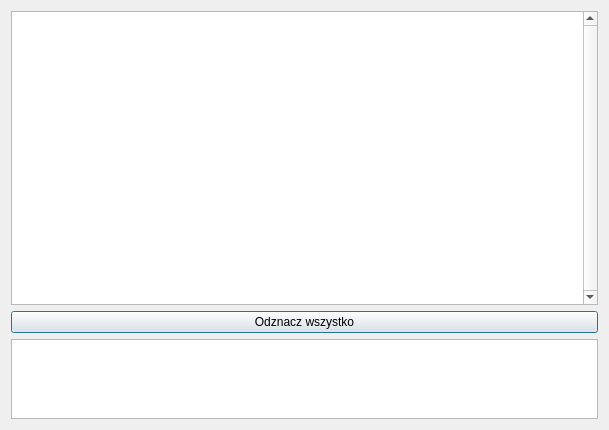
<?xml version="1.0" encoding="UTF-8"?>
<ui version="4.0">
 <class>dialogInfo</class>
 <widget class="QDialog" name="dialogInfo">
  <property name="geometry">
   <rect>
    <x>0</x>
    <y>0</y>
    <width>609</width>
    <height>430</height>
   </rect>
  </property>
  <property name="maximumSize">
   <size>
    <width>16777215</width>
    <height>16777215</height>
   </size>
  </property>
  <property name="windowTitle">
   <string>Dialog</string>
  </property>
  <property name="sizeGripEnabled">
   <bool>false</bool>
  </property>
  <property name="modal">
   <bool>false</bool>
  </property>
  <layout class="QGridLayout" name="gridLayout">
   <item row="0" column="0">
    <widget class="QTableWidget" name="tableWidget">
     <property name="font">
      <font>
       <kerning>true</kerning>
      </font>
     </property>
     <property name="verticalScrollBarPolicy">
      <enum>Qt::ScrollBarAlwaysOn</enum>
     </property>
     <property name="horizontalScrollBarPolicy">
      <enum>Qt::ScrollBarAsNeeded</enum>
     </property>
     <property name="alternatingRowColors">
      <bool>true</bool>
     </property>
     <property name="selectionMode">
      <enum>QAbstractItemView::MultiSelection</enum>
     </property>
     <property name="selectionBehavior">
      <enum>QAbstractItemView::SelectRows</enum>
     </property>
     <property name="textElideMode">
      <enum>Qt::ElideMiddle</enum>
     </property>
     <property name="showGrid">
      <bool>true</bool>
     </property>
     <property name="gridStyle">
      <enum>Qt::SolidLine</enum>
     </property>
     <attribute name="horizontalHeaderVisible">
      <bool>false</bool>
     </attribute>
     <attribute name="horizontalHeaderDefaultSectionSize">
      <number>75</number>
     </attribute>
     <attribute name="horizontalHeaderShowSortIndicator" stdset="0">
      <bool>false</bool>
     </attribute>
     <attribute name="verticalHeaderDefaultSectionSize">
      <number>16</number>
     </attribute>
     <column>
      <property name="text">
       <string>id</string>
      </property>
     </column>
     <column>
      <property name="text">
       <string>x</string>
      </property>
     </column>
     <column>
      <property name="text">
       <string>y</string>
      </property>
     </column>
     <column>
      <property name="text">
       <string>z</string>
      </property>
     </column>
     <column>
      <property name="text">
       <string>R</string>
      </property>
     </column>
     <column>
      <property name="text">
       <string>G</string>
      </property>
     </column>
     <column>
      <property name="text">
       <string>B</string>
      </property>
     </column>
    </widget>
   </item>
   <item row="2" column="0">
    <widget class="QTextEdit" name="textInfo">
     <property name="maximumSize">
      <size>
       <width>16777215</width>
       <height>80</height>
      </size>
     </property>
    </widget>
   </item>
   <item row="1" column="0">
    <widget class="QPushButton" name="buttonUncheckAll">
     <property name="text">
      <string>Odznacz wszystko</string>
     </property>
    </widget>
   </item>
  </layout>
 </widget>
 <resources/>
 <connections/>
</ui>
